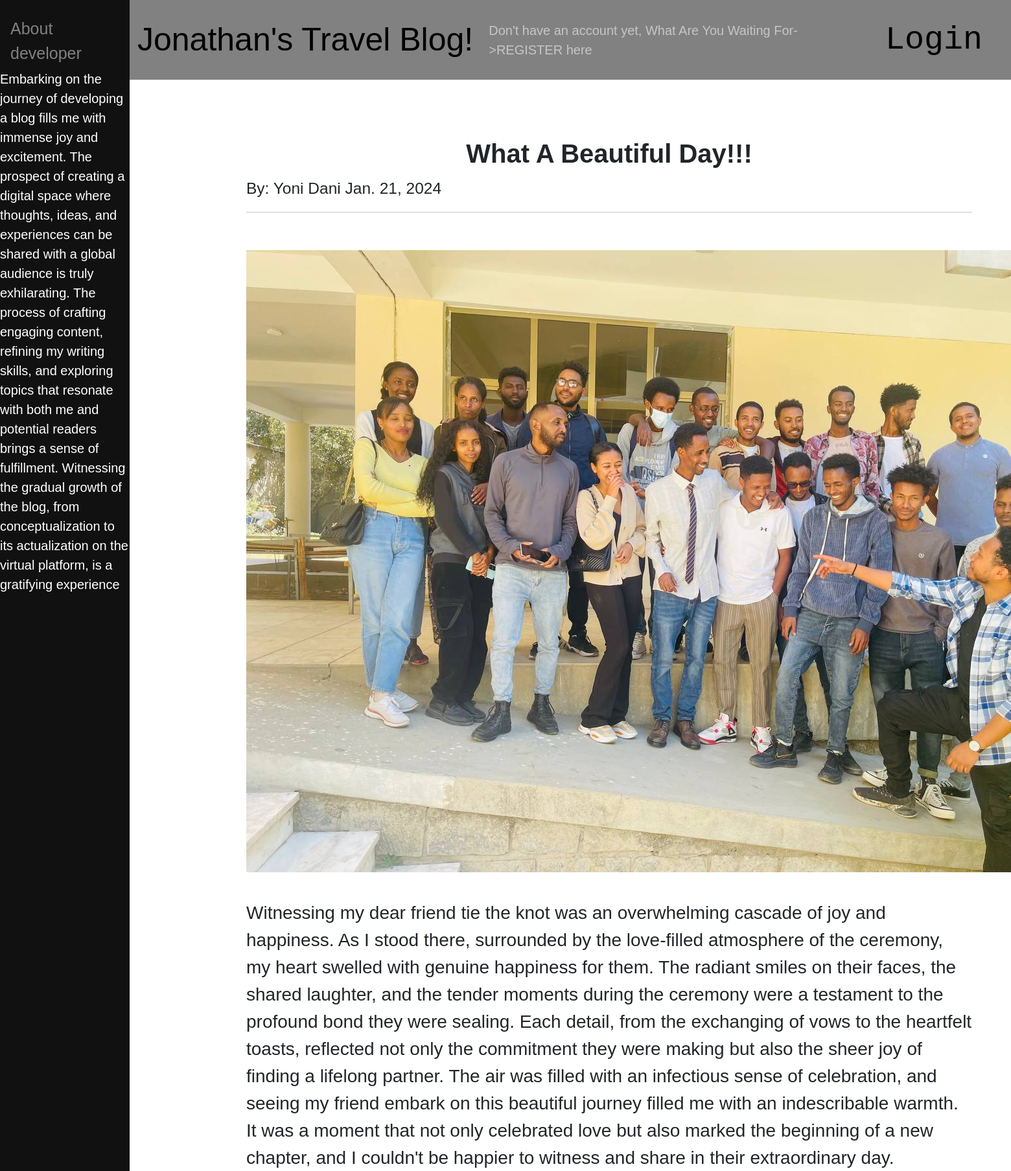
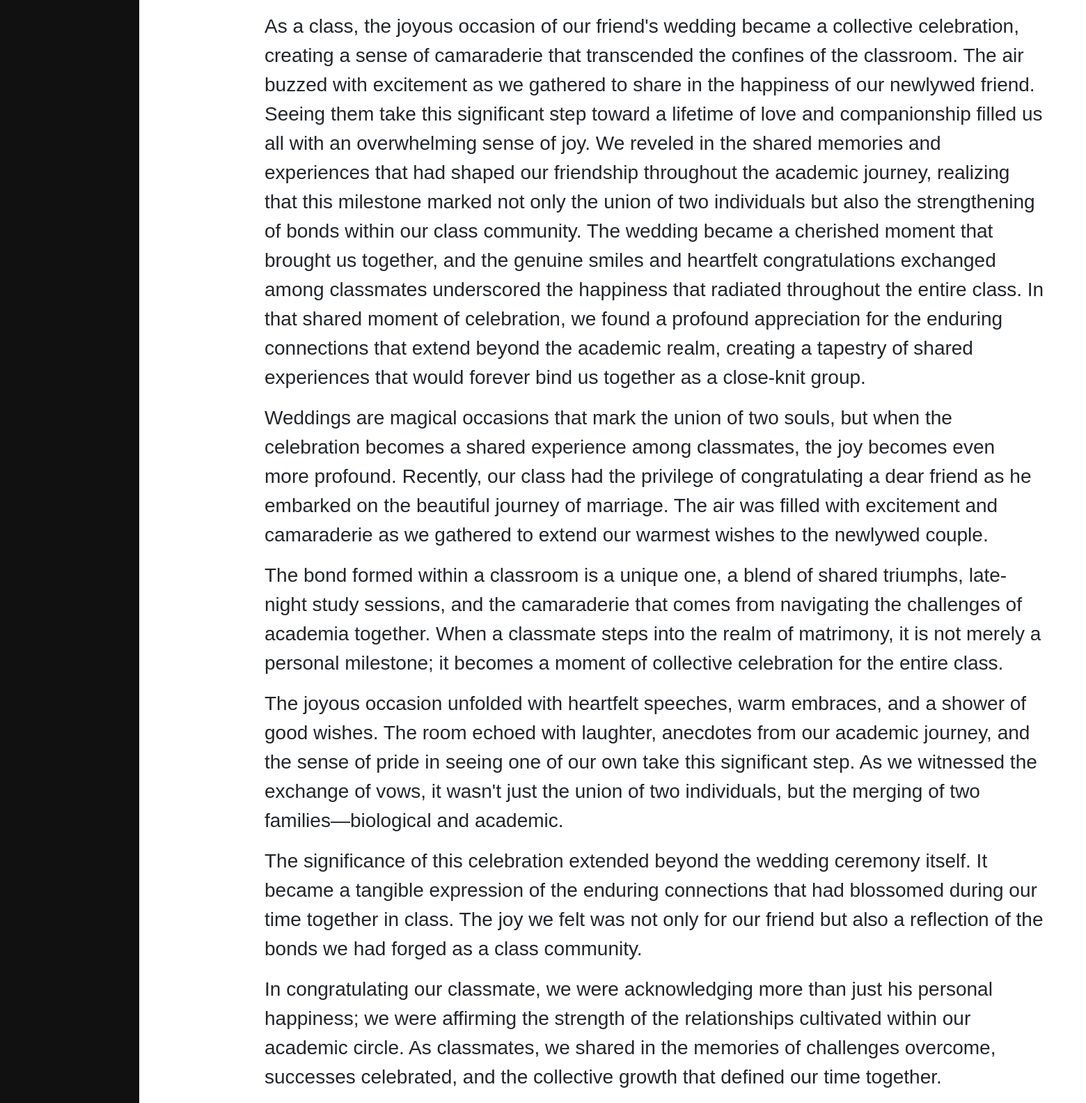
/article/27 (upper part), run on the app's committed database (2 pictures, top to bottom).
### blog/models.py (models this page shows, shortened)
class Post(models.Model):
    title = models.CharField(max_length=255)
    header_image = models.ImageField(null=True, blank=True, upload_to="images/")
    title_tag = models.CharField(max_length=255)
    author = models.ForeignKey(User, on_delete=models.CASCADE)
    body = RichTextField(blank=True, null=True)
    post_date = models.DateField(auto_now_add=True)

### blog/views.py (the view)
# urls.py: path('article/<int:pk>', Article.as_view(), name="article_detail"),
class Article(DetailView):
    model = Post
    template_name = "Articles_details.html"

### blog/templates/Articles_details.html (shortened to what this page needs)
{% extends 'base.html' %}
{% block content %}
 <h1><b> {{post.title}}!! </b></h1>
    <small>By: {{ post.author.first_name }}
        {{ post.author.last_name }}
        {{ post.post_date }}
        </small>
<hr>
{% if post.header_image %}
<img src="{{ post.header_image.url }}">
{% endif %}
<br/><br/>
<body>
{{post.body|safe}}
   </body>
<br/>
<hr> <br/> <br/> <br/>
{% endblock %}

### blog/templates/base.html (style rules this page uses)
h1 { text-align: center; }

### blog/templates/Articles_details.html (style rules this page uses)
h1 { text-align: center; }
body { margin: 0; font-size: 20px; font-family: Arial, Helvetica, sans-serif; }

### data on the page
Post: title "What A Beautiful Day!", author.first_name "Yoni", author.last_name "Dani", post_date "Jan. 21, 2024", header_image (picture), body "Witnessing my dear friend tie the knot was an overwhelming cascade of joy and happiness. As I stood there, surrounded by the love-filled atmosphere of the ceremony, my heart swelled with genuine happiness for them. The radiant smiles on their faces, the shared laughter, and the tender moments during the ceremony were a testament to the profound bond they were sealing. Each detail, from the exchanging of vows to the heartfelt toasts, reflected not only the commitment they were making but also the sheer joy of finding a lifelong partner. The air was filled with an infectious sense of celebration, and seeing my friend embark on this beautiful journey filled me with an indescribable warmth. It…"
